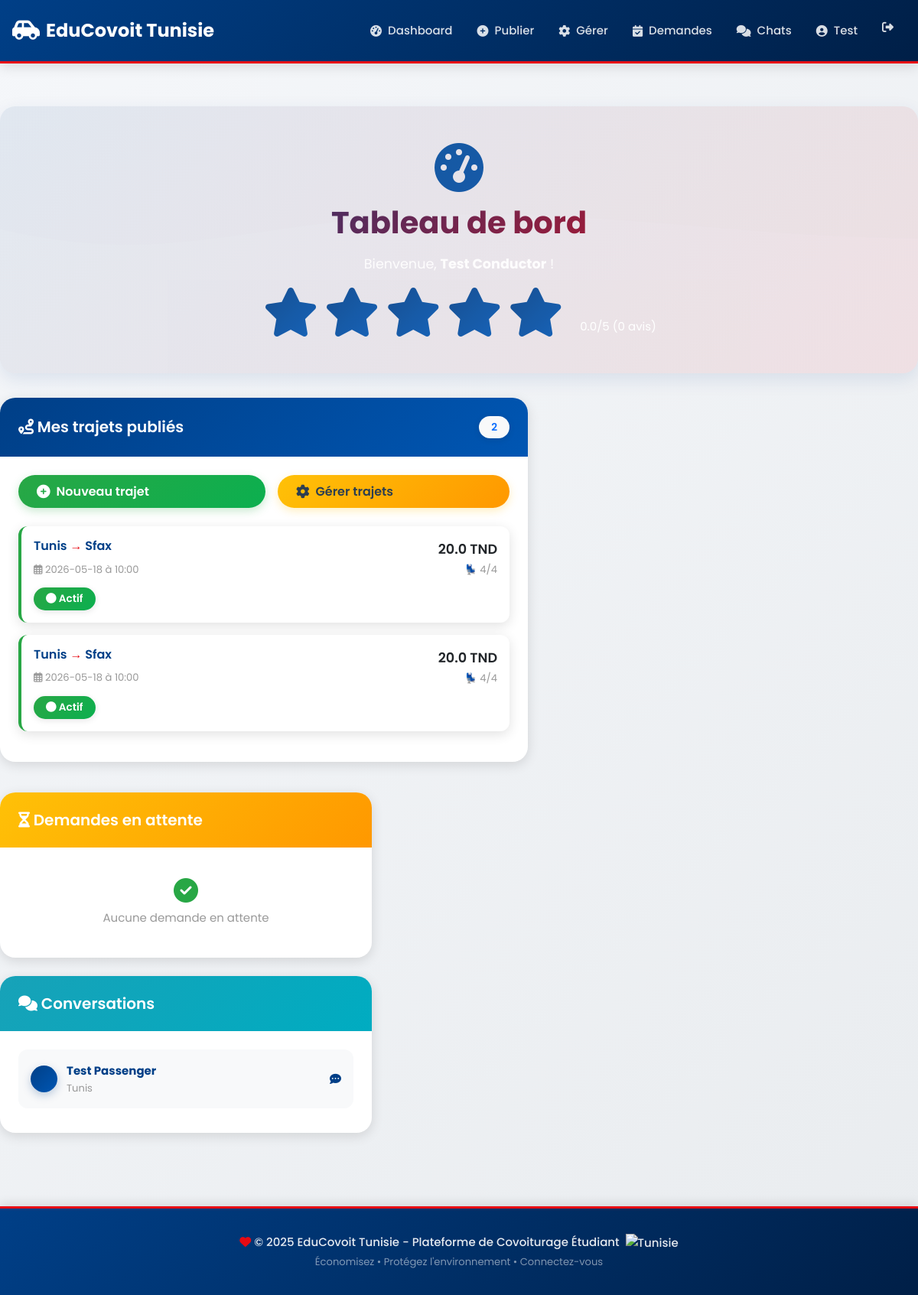
/dashboard (signed in), run on the app's committed database.
### models.py (models this page shows, shortened)
class Utilisateur(UserMixin, db.Model):
    __tablename__ = 'utilisateurs'
    id = db.Column(db.Integer, primary_key=True)
    nom = db.Column(db.String(100), nullable=False)
    email = db.Column(db.String(100), unique=True, nullable=False)
    telephone = db.Column(db.String(20))
    mot_de_passe = db.Column(db.String(255), nullable=False)
    note_moyenne = db.Column(db.Float, default=0.0)
    nombre_avis = db.Column(db.Integer, default=0)
    type_utilisateur = db.Column(db.String(20))
    avis_recus = db.relationship('Avis', foreign_keys='Avis.cible_id', backref='cible')
    avis_donnes = db.relationship('Avis', foreign_keys='Avis.auteur_id', backref='auteur')

class Trajet(db.Model):
    __tablename__ = 'trajets'
    id = db.Column(db.Integer, primary_key=True)
    conducteur_id = db.Column(db.Integer, db.ForeignKey('utilisateurs.id'), nullable=False)
    depart = db.Column(db.String(200), nullable=False)
    arrivee = db.Column(db.String(200), nullable=False)
    date = db.Column(db.String(20), nullable=False)
    heure = db.Column(db.String(10), nullable=False)
    places_disponibles = db.Column(db.Integer, nullable=False)
    places_initiales = db.Column(db.Integer, nullable=False)
    prix = db.Column(db.Float, nullable=False)
    reservations = db.relationship('Reservation', backref='trajet', lazy=True)

### app.py (the view, shortened to what this page needs)
@app.route('/dashboard')
@login_required
def dashboard():
    if current_user.type_utilisateur == 'conducteur':
        trajets = Trajet.query.filter_by(conducteur_id=current_user.id).order_by(Trajet.date).all()
        reservations_attendues = []
        for trajet in trajets:
            for res in trajet.reservations:
                if res.statut == 'en_attente':
                    reservations_attendues.append(res)
        chats_actifs = []
        for trajet in trajets:
            for res in trajet.reservations:
                if res.statut == 'confirmee':
                    messages_non_lus = Message.query.filter_by(
                        reservation_id=res.id,
                        lu=False
                    ).filter(Message.expediteur_id != current_user.id).count()
                    chats_actifs.append({
                        'reservation': res,
                        'messages_non_lus': messages_non_lus
                    })
        return render_template('dashboard.html',
                             trajets=trajets,
                             reservations_attendues=reservations_attendues,
                             chats_actifs=chats_actifs,
                             type_user='conducteur',
                             today=get_current_date())

### app.py (called while the page is built)
@login_manager.user_loader
def load_user(user_id):
    return Utilisateur.query.get(int(user_id))

def get_current_date():
    return date.today().strftime('%Y-%m-%d')

### templates/dashboard.html (shortened to what this page needs)
{% extends "base.html" %}
{% block content %}
<div class="hero-section fade-in text-center" style="margin-bottom: 2rem;">
    <div style="position: relative; z-index: 1;">
        <i class="fas fa-tachometer-alt" style="font-size: 4rem; margin-bottom: 1rem; display: block;"></i>
        <h1>Tableau de bord</h1>
        <p>Bienvenue, <strong>{{ current_user.nom }}</strong> !</p>
        <div style="margin-top: 1rem;">
            {% for i in range(5) %}
                <i class="fas fa-star" style="color: {% if i < current_user.note_moyenne|int %}#ffc107{% else %}#ddd{% endif %}; margin: 0 2px;"></i>
            {% endfor %}
            <span style="margin-left: 1rem;">{{ current_user.note_moyenne|round(1) }}/5 ({{ current_user.nombre_avis }} avis)</span>
        </div>
    </div>
</div>
{% if type_user == 'conducteur' %}
<div class="row">
    <div class="col-md-7 fade-in">
        <div class="card" style="border-radius: 20px; overflow: hidden;">
            <div style="background: linear-gradient(135deg, #003F87 0%, #0056b3 100%); padding: 1.5rem; color: white;">
                <div class="d-flex justify-content-between align-items-center">
                    <h4 style="color: white; margin: 0;"><i class="fas fa-route"></i> Mes trajets publiés</h4>
                    <span class="badge bg-light text-primary">{{ trajets|length }}</span>
                </div>
            </div>
            <div class="card-body p-4">
                <div style="display: flex; gap: 1rem; margin-bottom: 1.5rem;">
                    <a href="{{ url_for('publier_trajet') }}" class="btn btn-success flex-grow-1">
                        <i class="fas fa-plus-circle"></i> Nouveau trajet
                    </a>
                    <a href="{{ url_for('gestion_trajets') }}" class="btn btn-warning flex-grow-1">
                        <i class="fas fa-cog"></i> Gérer trajets
                    </a>
                </div>
                {% if trajets %}
                    {% for trajet in trajets %}
                    <div class="card mb-3" style="border-left: 4px solid {% if trajet.date >= today %}#28a745{% else %}#999{% endif %}; border-radius: 12px;">
                        <div class="card-body p-3">
                            <div class="d-flex justify-content-between align-items-start">
                                <div>
                                    <h6 style="color: #003F87; margin-bottom: 0.5rem;">
                                        {{ trajet.depart }} <span style="color: #E70A13;">→</span> {{ trajet.arrivee }}
                                    </h6>
                                    <small style="color: #999;"><i class="far fa-calendar-alt"></i> {{ trajet.date }} à {{ trajet.heure }}</small>
                                </div>
                                <div style="text-align: right;">
                                    <div style="font-weight: 600; font-size: 1.1rem;">{{ trajet.prix }} TND</div>
                                    <small style="color: #999;">💺 {{ trajet.places_disponibles }}/{{ trajet.places_initiales }}</small>
                                </div>
                            </div>
                            <div style="margin-top: 0.75rem;">
                                {% if trajet.date >= today %}
                                    <span class="badge bg-success"><i class="fas fa-circle"></i> Actif</span>
                                {% else %}
                                    <span class="badge bg-secondary"><i class="fas fa-circle"></i> Passé</span>
                                {% endif %}
                            </div>
                        </div>
                    </div>
                    {% endfor %}
                {% else %}
                    <div style="text-align: center; padding: 2rem 1rem;">
                        <i class="fas fa-inbox" style="font-size: 2.5rem; color: #ccc; margin-bottom: 1rem; display: block;"></i>
                        <p style="color: #999;">Aucun trajet publié</p>
                    </div>
                {% endif %}
            </div>
        </div>
    </div>
    <div class="col-md-5 fade-in">
        <div class="card mb-4" style="border-radius: 20px; overflow: hidden;">
            <div style="background: linear-gradient(135deg, #ffc107 0%, #ff9800 100%); padding: 1.5rem; color: white;">
                <h4 style="color: white; margin: 0;"><i class="fas fa-hourglass-half"></i> Demandes en attente</h4>
            </div>
            <div class="card-body p-4">
                {% if reservations_attendues %}
                    {% for demande in reservations_attendues %}
                    <div class="alert alert-light mb-2 d-flex justify-content-between align-items-center">
                        <div>
                            <strong style="color: #003F87;">{{ demande.passager.nom }}</strong>
                            <small style="display: block; color: #999;"><i class="fas fa-location-dot"></i> {{ demande.trajet.depart }} → {{ demande.trajet.arrivee }}</small>
                        </div>
                        <a href="{{ url_for('gerer_reservations') }}" class="btn btn-sm btn-primary">Gérer</a>
                    </div>
                    {% endfor %}
                {% else %}
                    <p style="color: #999; text-align: center; padding: 1rem 0; margin: 0;">
                        <i class="fas fa-check-circle" style="color: #28a745; font-size: 2rem; display: block; margin-bottom: 0.5rem;"></i>
                        Aucune demande en attente
                    </p>
                {% endif %}
            </div>
        </div>
        <div class="card fade-in" style="border-radius: 20px; overflow: hidden;">
            <div style="background: linear-gradient(135deg, #17a2b8 0%, #00acc1 100%); padding: 1.5rem; color: white;">
                <h4 style="color: white; margin: 0;"><i class="fas fa-comments"></i> Conversations</h4>
            </div>
            <div class="card-body p-4">
                {% if chats_actifs %}
                    {% for chat in chats_actifs %}
                    <a href="{{ url_for('chat', reservation_id=chat.reservation.id) }}" class="text-decoration-none d-block mb-2">
                        <div style="background: #f8f9fa; padding: 1rem; border-radius: 12px; display: flex; justify-content: space-between; align-items: center; transition: all 0.3s ease;">
                            <div>
                                <div class="user-avatar" style="width: 35px; height: 35px; font-size: 0.9rem; display: inline-block; margin-right: 0.5rem; vertical-align: middle;"></div>
                                <div style="display: inline-block; vertical-align: middle;">
                                    <strong style="color: #003F87;">{{ chat.reservation.passager.nom }}</strong>
                                    <small style="display: block; color: #999;">{{ chat.reservation.trajet.depart }}</small>
                                </div>
                            </div>
                            {% if chat.messages_non_lus > 0 %}
                                <span class="badge bg-danger" style="animation: pulse 2s infinite;">{{ chat.messages_non_lus }}</span>
                            {% else %}
                                <i class="fas fa-comment-dots" style="color: #003F87;"></i>
                            {% endif %}
                        </div>
                    </a>
                    {% endfor %}
                {% else %}
                    <p style="color: #999; text-align: center; padding: 1rem 0; margin: 0;">
                        <i class="fas fa-inbox" style="font-size: 2rem; display: block; margin-bottom: 0.5rem;"></i>
                        Aucune conversation<br>
                        <small>Apparaîtront après confirmation</small>
                    </p>
                {% endif %}
            </div>
        </div>
    </div>
</div>
{% endif %}
{% endblock %}

### templates/base.html (shortened to what this page needs)
<!DOCTYPE html>
<html lang="fr">
<head>
    <link href="https://cdn.jsdelivr.net/npm/bootstrap@5.3.0/dist/css/bootstrap.min.css" rel="stylesheet">
    <link rel="stylesheet" href="https://cdnjs.cloudflare.com/ajax/libs/font-awesome/6.4.0/css/all.min.css">
    <link rel="stylesheet" href="{{ url_for('static', filename='css/style.css') }}">
</head>
<body>
    <nav class="navbar navbar-expand-lg navbar-dark sticky-top">
        <div class="container">
            <a class="navbar-brand" href="{{ url_for('index') }}">
                <i class="fas fa-car-side"></i> EduCovoit Tunisie
            </a>
            <div class="collapse navbar-collapse" id="navbarNav">
                <ul class="navbar-nav ms-auto">
                    {% if current_user.is_authenticated %}
                        <li class="nav-item">
                            <a class="nav-link" href="{{ url_for('dashboard') }}">
                                <i class="fas fa-tachometer-alt"></i> Dashboard
                            </a>
                        </li>
                        {% if current_user.type_utilisateur == 'conducteur' %}
                            <li class="nav-item">
                                <a class="nav-link" href="{{ url_for('publier_trajet') }}">
                                    <i class="fas fa-plus-circle"></i> Publier
                                </a>
                            </li>
                            <li class="nav-item">
                                <a class="nav-link" href="{{ url_for('gestion_trajets') }}">
                                    <i class="fas fa-cog"></i> Gérer
                                </a>
                            </li>
                            <li class="nav-item">
                                <a class="nav-link" href="{{ url_for('gerer_reservations') }}">
                                    <i class="fas fa-calendar-check"></i> Demandes
                                </a>
                            </li>
                        {% endif %}
                        <li class="nav-item">
                            <a class="nav-link" href="{{ url_for('chats') }}">
                                <i class="fas fa-comments"></i> Chats
                            </a>
                        </li>
                        <li class="nav-item">
                            <a class="nav-link" href="{{ url_for('profil') }}">
                                <i class="fas fa-user-circle"></i> {{ current_user.nom.split()[0] }}
                            </a>
                        </li>
                        <li class="nav-item">
                            <a class="nav-link text-danger" href="{{ url_for('deconnexion') }}" title="Déconnexion">
                                <i class="fas fa-sign-out-alt"></i>
                            </a>
                        </li>
                    {% endif %}
                </ul>
            </div>
        </div>
    </nav>
    <div class="container mt-4 content-wrapper">
        {% block content %}{% endblock %}
    </div>
    <div class="footer">
        <div class="container">
            <p class="mb-0">
                <i class="fas fa-heart" style="color: #E70A13;"></i>
                &copy; 2025 EduCovoit Tunisie - Plateforme de Covoiturage Étudiant
                <img src="https://cdnjs.cloudflare.com/ajax/libs/flag-icon-css/3.5.0/flags/4x3/tn.svg" alt="Tunisie" style="height: 16px; margin-left: 4px;">
            </p>
            <small class="text-white-50">Économisez • Protégez l'environnement • Connectez-vous</small>
        </div>
    </div>
</body>
</html>

### data on the page
Utilisateur: nom "Test", nom "Test Conductor", note_moyenne "0.0", nombre_avis "0"
Trajet: depart "Tunis", arrivee "Sfax", date "2026-05-18", heure "10:00", prix "20.0", places_disponibles "4", places_initiales "4", shows "Actif"
Trajet: depart "Tunis", arrivee "Sfax", date "2026-05-18", heure "10:00", prix "20.0", places_disponibles "4", places_initiales "4", shows "Actif", reservation.trajet.depart "Tunis"
Utilisateur: reservation.passager.nom "Test Passenger"

### other printed values
{{ trajets|length }} "2"
